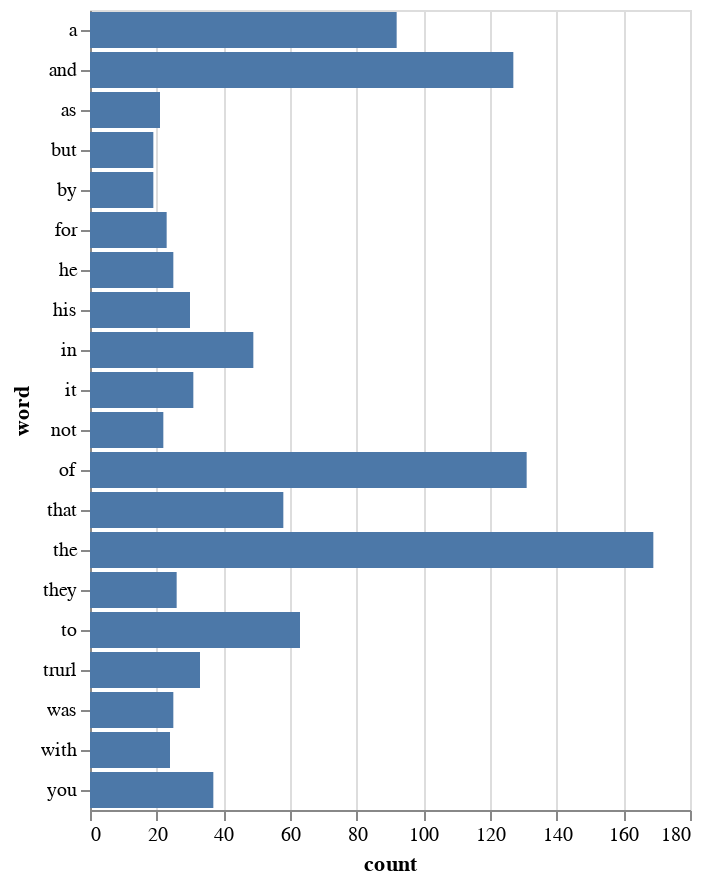

The notebook cell saved with this chart:
### Markdown cell above
### Common words

We shall move on to more precise representations of text. For this we will revisit an arguably mundane, but quite effective visualization technique: we draw a barchart of the most frequent words (excluding the stop words, if you have done the pencil activity in the section on packing a bag of words).

### Code cell
# first we create a dataframe from the word frequencies
df = pd.DataFrame(words_frequency, columns=['word', 'count'])

# we want to focus just on the top 20 words
df_top = df[:20]

# draw horizontal barchart 
alt.Chart(df_top).mark_bar().encode(
    x = 'count:Q',
    y = 'word:N'
)

### Figure 1 — Vega-Lite specification as saved in the notebook (floating-point values rounded to 4 significant figures)
{"config": {"view": {"continuousWidth": 300, "continuousHeight": 300}}, "data": {"name": "data-9c137450547457897847e851c19c7f38"}, "mark": {"type": "bar"}, "encoding": {"x": {"field": "count", "type": "quantitative"}, "y": {"field": "word", "type": "nominal"}}, "$schema": "https://vega.github.io/schema/vega-lite/v5.8.0.json", "datasets": {"data-9c137450547457897847e851c19c7f38": [{"word": "the", "count": 169}, {"word": "of", "count": 131}, {"word": "and", "count": 127}, {"word": "a", "count": 92}, {"word": "to", "count": 63}, {"word": "that", "count": 58}, {"word": "in", "count": 49}, {"word": "you", "count": 37}, {"word": "trurl", "count": 33}, {"word": "it", "count": 31}, {"word": "his", "count": 30}, {"word": "they", "count": 26}, {"word": "he", "count": 25}, {"word": "was", "count": 25}, {"word": "with", "count": 24}, {"word": "for", "count": 23}, {"word": "not", "count": 22}, {"word": "as", "count": 21}, {"word": "by", "count": 19}, {"word": "but", "count": 19}]}}
